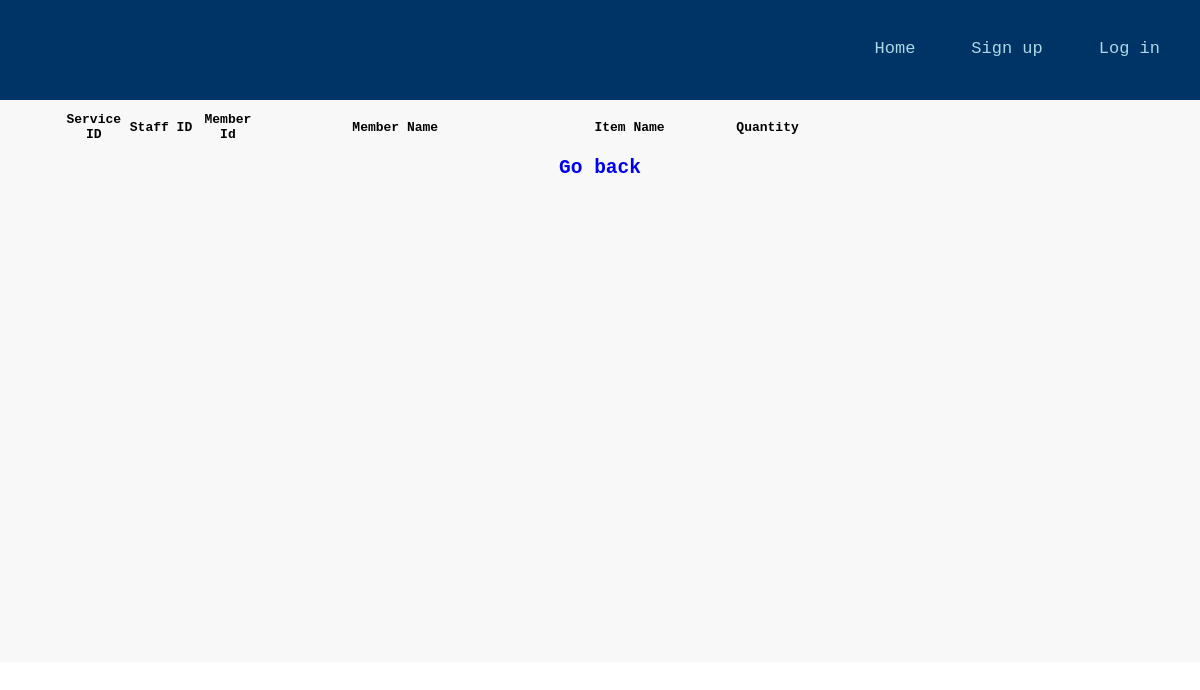
The page /viewdetail.php?serviceId=82 on the database as committed earlier.
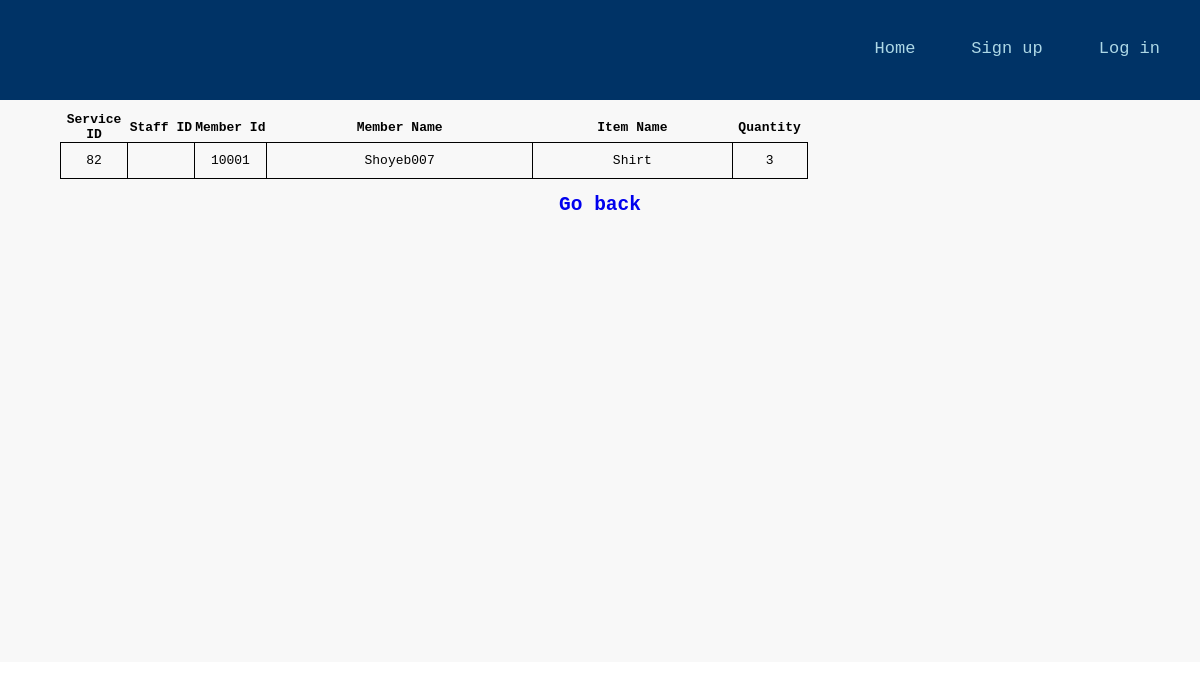
The same page on the database as committed later.
### tables this page shows
CREATE TABLE `regisitem` (
  `regisId` int(15) NOT NULL,
  `memberId` int(15) NOT NULL,
  `staffId` int(15) DEFAULT NULL,
  `serviceId` int(15) DEFAULT NULL,
  `itemId` int(15) DEFAULT NULL,
  `quantity` int(2) DEFAULT NULL
);

CREATE TABLE `member` (
  `memberId` int(15) NOT NULL,
  `firstName` varchar(45) NOT NULL,
  `mobileNo` varchar(10) NOT NULL,
  `email` varchar(45) NOT NULL,
  `SID` varchar(45) NOT NULL,
  `password` varchar(45) NOT NULL
);

CREATE TABLE `item` (
  `itemId` int(2) NOT NULL,
  `itemName` varchar(45) NOT NULL,
  `price` int(6) NOT NULL
);

### viewdetail.php (the view, shortened to what this page needs)
<?php
require_once('connect.php');
$serviceId = $_GET['serviceId'];
 ?>
<!DOCTYPE html>
<html>
  <head>
    <link rel="stylesheet" type="text/css" href="admin.css">
  </head>
  <div class="header">
    <div class="logoWrapper">
      <div class="topnav">
        <a href="staffsignin.php">Log in</a>
        <a href="staffregister.php">Sign up</a>
        <a href="management.php">Home</a>
      </div>
    </div>
  </div>
  <body>
    <div class="row">
    <div class="content">
      <div class="boxWrapper">
        <div class="">
          <table>
                  <col width="5%">
                  <col width="5%">
                  <col width="5%">
                  <col width="20%">
                  <col width="15%">
                  <col width="5%">
                  <col width="10%">
                  <col width="10%">
                  <col width="5%">
                  <tr>
                    <th>Service ID</th>
                    <th>Staff ID</th>
                      <th>Member Id</th>
                      <th>Member Name</th>
                      <th>Item Name</th>
                      <th>Quantity</th>
                  </tr>
  		 <?php
  				 	$q="SELECT *,firstName,itemName FROM `regisitem`,`member`,`item` where  `serviceId` = '$serviceId' AND regisitem.memberId = member.memberId AND regisitem.itemId = item.itemId ORDER BY `serviceId`";
  					$result=$mysqli->query($q);
  				 while($row=$result->fetch_array()){ ?>
                   <tr>
                      <td><?=$row[3]?></td>
                      <td><?=$row[2]?></td>
                      <td><?=$row[1]?></td>
                      <td><?=$row[7]?></td>
                      <td><?=$row[13]?></td>
                      <td><?=$row[5]?></td>
                  </tr>
  				<?php } ?>
              </table>
              <br>
              <a href="viewhistory.php">
                <h2 style="text-align:center">Go back</h2>
              </a>
        </div>
      </div>
    </div>
  </div>
  </body>
</html>

Rows that differ between the two databases and show on the page:
added regisitem: serviceId "82", memberId "10001", memberId.firstName "Shoyeb007", itemId.itemName "Shirt", quantity "3"
